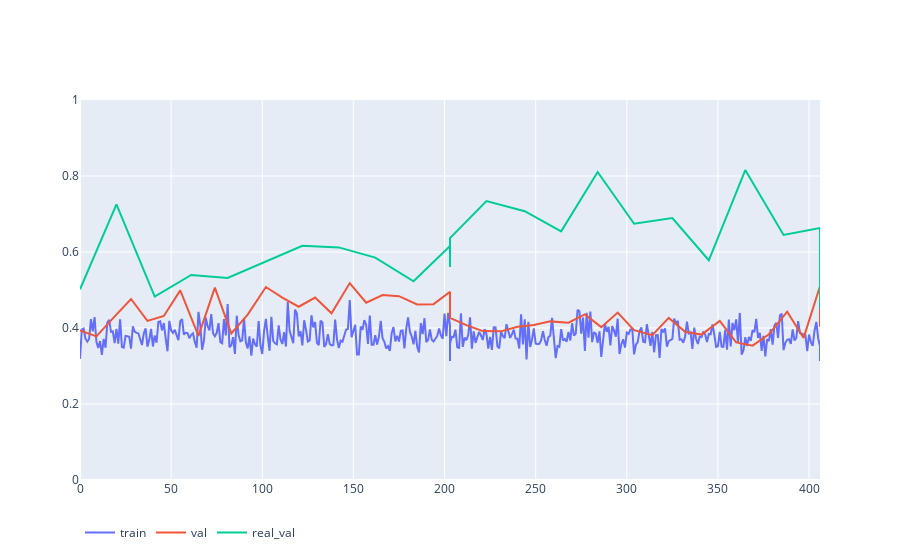

The notebook cell this image was saved under:
### Code cell
get_metric_figure( data )

### Figure 1 — Plotly figure (JSON) as saved in the notebook; plotly's stock layout.template omitted (floating-point values rounded to 4 significant figures; data arrays with more than 128 entries replaced by an {"elided": "..."} marker saying what was removed)
{"data": [{"mode": "lines", "name": "train", "type": "scatter", "x": {"elided": "410 int values"}, "y": {"elided": "410 float values"}}, {"mode": "lines", "name": "val", "type": "scatter", "x": [0, 9, 18, 28, 37, 46, 55, 65, 74, 83, 92, 102, 111, 120, 129, 138, 148, 157, 166, 175, 185, 194, 203, 203, 203, 212, 221, 231, 240, 249, 258, 268, 277, 286, 295, 304, 314, 323, 332, 341, 351, 360, 369, 378, 388, 397, 406, 406], "y": [0.3933, 0.378, 0.4254, 0.4763, 0.4185, 0.4318, 0.4991, 0.3794, 0.5063, 0.3857, 0.4351, 0.5079, 0.48, 0.456, 0.48, 0.4386, 0.5182, 0.4666, 0.4866, 0.4837, 0.4621, 0.4627, 0.4953, 0.4458, 0.4267, 0.4077, 0.3918, 0.3911, 0.403, 0.4077, 0.4174, 0.4139, 0.4357, 0.4023, 0.4406, 0.3943, 0.381, 0.4266, 0.3901, 0.3827, 0.4187, 0.3621, 0.3536, 0.3837, 0.4429, 0.3739, 0.5099, 0.4032]}, {"mode": "lines", "name": "real_val", "type": "scatter", "x": [0, 20, 41, 61, 81, 102, 122, 142, 162, 183, 203, 203, 203, 223, 244, 264, 284, 304, 325, 345, 365, 386, 406, 406], "y": [0.5017, 0.7252, 0.4827, 0.5397, 0.5316, 0.5747, 0.6165, 0.6121, 0.5851, 0.523, 0.616, 0.5602, 0.6366, 0.7342, 0.7073, 0.6543, 0.8106, 0.6742, 0.6894, 0.5783, 0.8157, 0.6448, 0.6631, 0.4512]}], "layout": {"autosize": true, "legend": {"orientation": "h"}, "xaxis": {"autorange": true, "range": [0, 406], "type": "linear"}, "yaxis": {"range": [0, 1], "type": "linear"}}}
